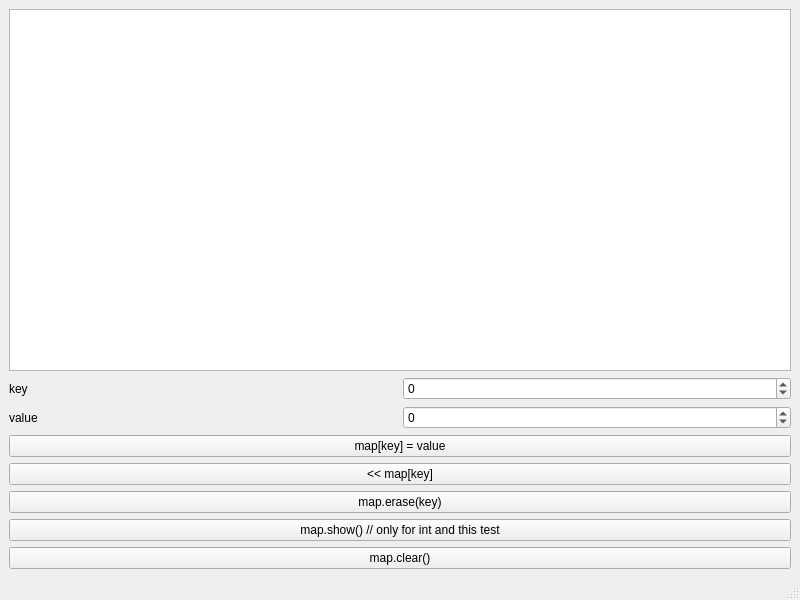
<?xml version="1.0" encoding="UTF-8"?>
<ui version="4.0">
 <class>MainWindow</class>
 <widget class="QMainWindow" name="MainWindow">
  <property name="geometry">
   <rect>
    <x>0</x>
    <y>0</y>
    <width>800</width>
    <height>600</height>
   </rect>
  </property>
  <property name="windowTitle">
   <string>MainWindow</string>
  </property>
  <widget class="QWidget" name="centralwidget">
   <layout class="QVBoxLayout" name="verticalLayout">
    <item>
     <widget class="QPlainTextEdit" name="output"/>
    </item>
    <item>
     <layout class="QGridLayout" name="gridLayout">
      <item row="0" column="1">
       <widget class="QSpinBox" name="key">
        <property name="minimum">
         <number>-1000000000</number>
        </property>
        <property name="maximum">
         <number>1000000000</number>
        </property>
       </widget>
      </item>
      <item row="3" column="0" colspan="2">
       <widget class="QPushButton" name="get">
        <property name="text">
         <string>&lt;&lt; map[key]</string>
        </property>
       </widget>
      </item>
      <item row="6" column="0" colspan="2">
       <widget class="QPushButton" name="clear">
        <property name="text">
         <string>map.clear()</string>
        </property>
       </widget>
      </item>
      <item row="4" column="0" colspan="2">
       <widget class="QPushButton" name="erase">
        <property name="text">
         <string>map.erase(key)</string>
        </property>
       </widget>
      </item>
      <item row="1" column="1">
       <widget class="QSpinBox" name="value">
        <property name="minimum">
         <number>-1000000000</number>
        </property>
        <property name="maximum">
         <number>1000000000</number>
        </property>
       </widget>
      </item>
      <item row="0" column="0">
       <widget class="QLabel" name="label">
        <property name="text">
         <string>key</string>
        </property>
       </widget>
      </item>
      <item row="1" column="0">
       <widget class="QLabel" name="label_2">
        <property name="text">
         <string>value</string>
        </property>
       </widget>
      </item>
      <item row="2" column="0" colspan="2">
       <widget class="QPushButton" name="set">
        <property name="text">
         <string>map[key] = value</string>
        </property>
       </widget>
      </item>
      <item row="5" column="0" colspan="2">
       <widget class="QPushButton" name="show">
        <property name="text">
         <string>map.show() // only for int and this test</string>
        </property>
       </widget>
      </item>
     </layout>
    </item>
   </layout>
  </widget>
  <widget class="QMenuBar" name="menubar">
   <property name="geometry">
    <rect>
     <x>0</x>
     <y>0</y>
     <width>800</width>
     <height>26</height>
    </rect>
   </property>
  </widget>
  <widget class="QStatusBar" name="statusbar"/>
 </widget>
 <resources/>
 <connections/>
</ui>
